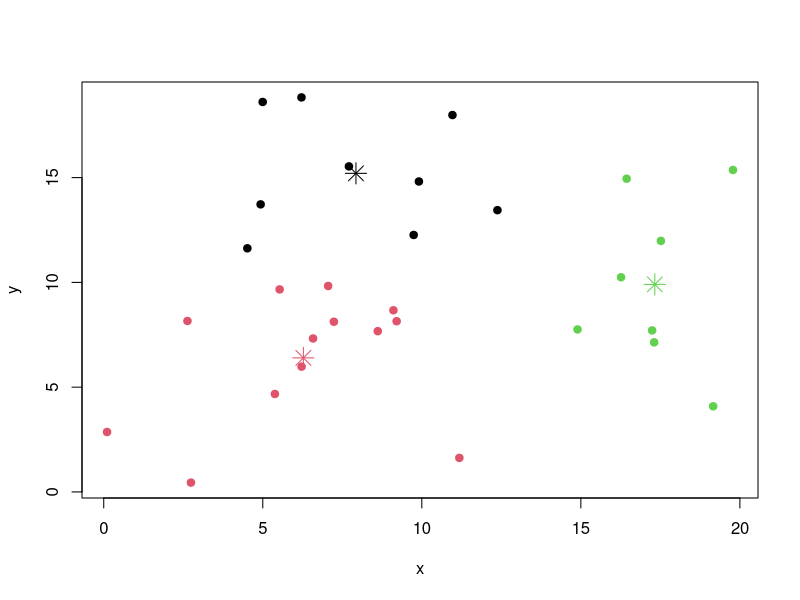
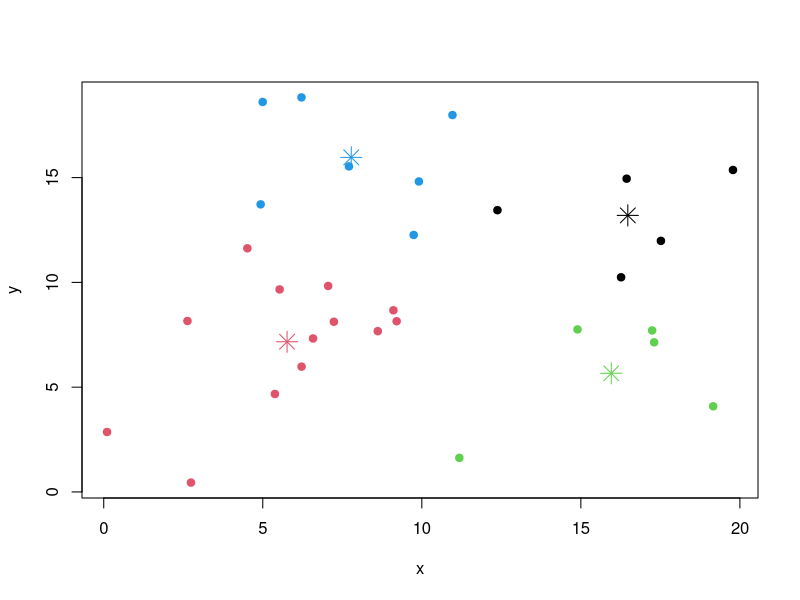
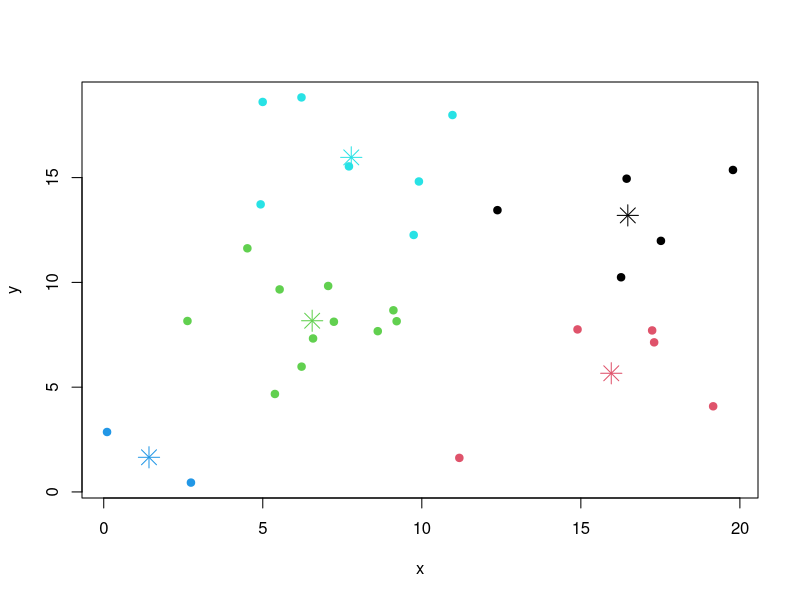

Here is the R script that generated these plots, in order:
#
#  Compare with ../libraries/fpc/pamk.R
#
x11()

set.seed(280870)

df <- data.frame (
      x = runif(30, 0, 20),
      y = runif(30, 0, 20)
)

km <- kmeans(df, 3)
plot(df, col=km$cluster, pch=19)
points(km$centers, col=1:3, pch=8, cex=2) # Show center of clusters
z <- locator(1)

km <- kmeans(df, 4)
plot(df, col=km$cluster, pch=19)
points(km$centers, col=1:4, pch=8, cex=2)
z <- locator(1)

km <- kmeans(df, 5)
plot(df, col=km$cluster, pch=19)
points(km$centers, col=1:5, pch=8, cex=2)
z <- locator(1)
